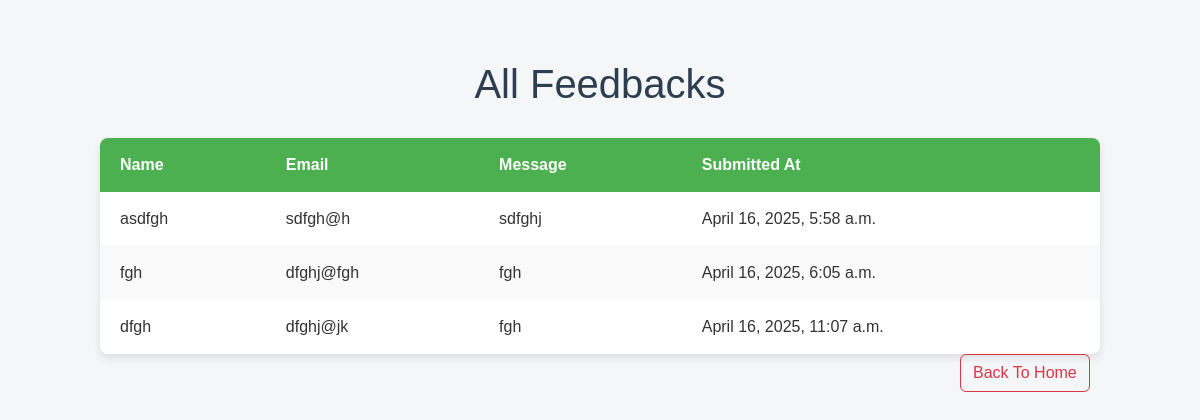
The app's page /feedback/, older data.
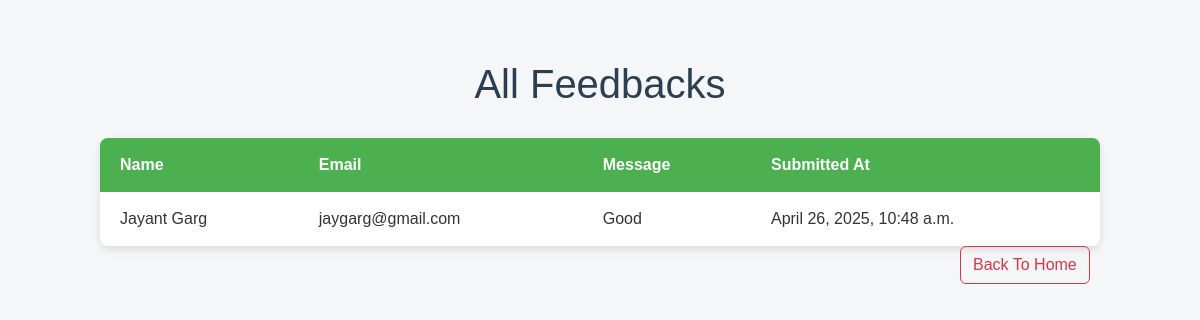
The same page, newer data.
### emsapp/models.py (models this page shows, shortened)
class Feedback(models.Model):
    name = models.CharField(max_length=100)
    email = models.EmailField()
    message = models.TextField()
    submitted_at = models.DateTimeField(auto_now_add=True)

### emsapp/views.py (the view)
# urls.py: path('feedback/', views.show_feedback, name='feedback_list'),
def show_feedback(request):
    feedback_list = Feedback.objects.all()
    return render(request, 'feedback_list.html', {'feedback_list': feedback_list})

### emsapp/templates/feedback_list.html (shortened to what this page needs)
<!DOCTYPE html>
<html lang="en">
<head>
    <link href="https://cdn.jsdelivr.net/npm/bootstrap@5.3.5/dist/css/bootstrap.min.css" rel="stylesheet">
</head>
<body>
    <h1>All Feedbacks</h1>
    <div class="feedback-table-container">
        <table>
            <thead>
                <tr>
                    <th>Name</th>
                    <th>Email</th>
                    <th>Message</th>
                    <th>Submitted At</th>
                </tr>
            </thead>
            <tbody>
                {% for feedback in feedback_list %}
                <tr>
                    <td>{{ feedback.name }}</td>
                    <td>{{ feedback.email }}</td>
                    <td>{{ feedback.message }}</td>
                    <td>{{ feedback.submitted_at }}</td>
                </tr>
                {% endfor %}
            </tbody>
        </table>
    </div>
    <a href="{% url 'home_page' %}" class="btn btn-outline-danger" style="position: relative;left: 80%;">Back To Home</a>
</body>
</html>

Row changes from the older to the newer data that the page shows:
removed Feedback: name "asdfgh", email "sdfgh@h", message "sdfghj", submitted_at "April 16, 2025, 5:58 a.m."
removed Feedback: name "fgh", email "dfghj@fgh", message "fgh", submitted_at "April 16, 2025, 6:05 a.m."
removed Feedback: name "dfgh", email "dfghj@jk", message "fgh", submitted_at "April 16, 2025, 11:07 a.m."
added Feedback: name "Jayant Garg", email "jaygarg@gmail.com", message "Good", submitted_at "April 26, 2025, 10:48 a.m."
